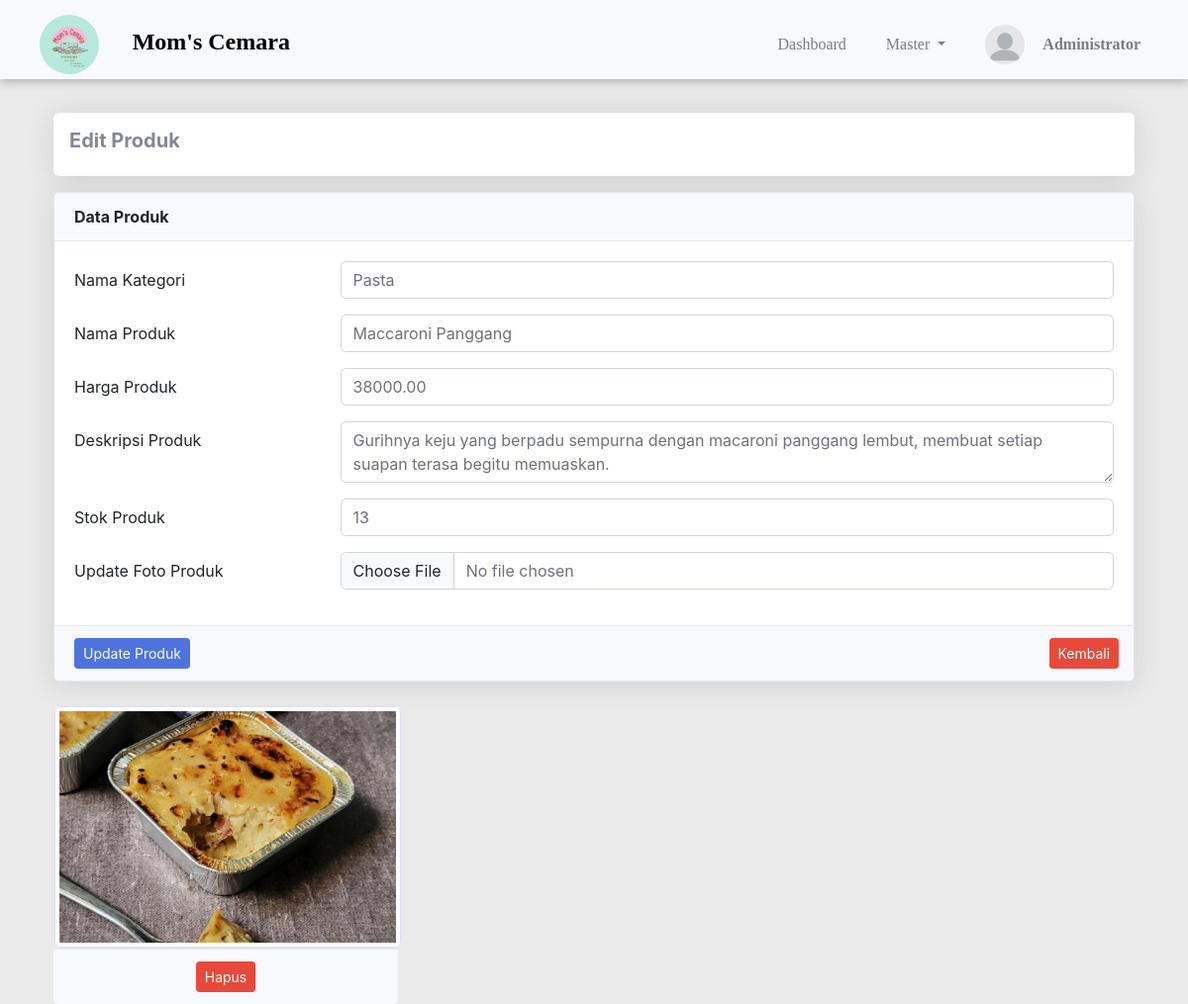
/admin/index.php?halaman=edit_produk&id=1 (signed in), run on the app's committed database.
### tables this page shows
CREATE TABLE `produk` (
  `id_produk` int(11) NOT NULL,
  `id_kategori` int(11) DEFAULT NULL,
  `nama_produk` varchar(255) NOT NULL,
  `deskripsi` text DEFAULT NULL,
  `harga` decimal(10,2) NOT NULL,
  `stok` int(11) NOT NULL,
  `gambar` varchar(255) DEFAULT NULL
);

CREATE TABLE `produk_foto` (
  `id_produk_foto` int(11) NOT NULL,
  `id_produk` int(11) NOT NULL,
  `nama_produk_foto` varchar(255) NOT NULL
);

### admin/edit/edit_produk.php (the view, shortened to what this page needs)
<?php
include '../koneksi/koneksi.php';
$id_produk = mysqli_real_escape_string($koneksi, $_GET['id']);
$ambil = $koneksi->query("SELECT * FROM produk JOIN kategori ON produk.id_kategori=kategori.id_kategori WHERE id_produk='$id_produk'");
$detailproduk = $ambil->fetch_assoc();
$categories = $koneksi->query("SELECT * FROM kategori");
$produk_foto = array();
$ambil_foto = $koneksi->query("SELECT * FROM produk_foto WHERE id_produk='$id_produk'");
while ($tiap_foto = $ambil_foto->fetch_assoc()) {
    $produk_foto[] = $tiap_foto;
}
?>
<main class="container mt-4">
    <div class="shadow p-3 mb-3 bg-white rounded">
        <h5><b>Edit Produk</b></h5>
    </div>
    <form method="post" enctype="multipart/form-data">
        <div class="card shadow bg-white">
            <div class="card-header">
                <strong>Data Produk</strong>
            </div>
            <div class="card-body">
                <div class="form-group row">
                    <label class="col-sm-3 col-form-label">Nama Kategori</label>
                    <div class="col-sm-9">
                        <select class="form-control" name="id_kategori">
                            <?php while ($category = $categories->fetch_assoc()): ?>
                                <option value="<?php echo $category['id_kategori']; ?>" <?php if ($category['id_kategori'] == $detailproduk['id_kategori']) echo "selected"; ?>>
                                    <?php echo $category['nama_kategori']; ?>
                                </option>
                            <?php endwhile; ?>
                        </select>
                    </div>
                </div>
                <div class="form-group row">
                    <label class="col-sm-3 col-form-label">Nama Produk</label>
                    <div class="col-sm-9">
                        <input class="form-control" name="nama_produk" value="<?php echo $detailproduk['nama_produk']; ?>">
                    </div>
                </div>
                <div class="form-group row">
                    <label class="col-sm-3 col-form-label">Harga Produk</label>
                    <div class="col-sm-9">
                        <input class="form-control" name="harga_produk" value="<?php echo $detailproduk['harga']; ?>">
                    </div>
                </div>
                <div class="form-group row">
                    <label class="col-sm-3 col-form-label">Deskripsi Produk</label>
                    <div class="col-sm-9">
                        <textarea class="form-control" name="deskripsi_produk"><?php echo $detailproduk['deskripsi']; ?></textarea>
                    </div>
                </div>
                <div class="form-group row">
                    <label class="col-sm-3 col-form-label">Stok Produk</label>
                    <div class="col-sm-9">
                        <input class="form-control" name="stok_produk" value="<?php echo $detailproduk['stok']; ?>">
                    </div>
                </div>
                <div class="form-group row">
                    <label class="col-sm-3 col-form-label">Update Foto Produk</label>
                    <div class="col-sm-9">
                        <input type="file" name="produk_foto_baru" class="form-control">
                    </div>
                </div>
            </div>
            <div class="card-footer">
                <div class="row">
                    <div class="col-md-11">
                        <button name="update" class="btn btn-sm btn-primary">Update Produk</button>
                    </div>
                    <div class="col-md-1 text-right">
                        <a href="index.php?halaman=produk" class="btn btn-sm btn-danger">Kembali</a>
                    </div>
                </div>
            </div>
        </div>
    </form>
    <div class="row mt-4">
        <?php foreach ($produk_foto as $key => $value): ?>
            <div class="col-4">
                <div class="card" style="width: 22rem;">
                    <img src="../assets/foto_produk/<?php echo $value['nama_produk_foto']; ?>" class="img-thumbnail">
                </div>
                <div class="card-footer text-center">
                    <a href="index.php?halaman=hapus_foto&id=<?php echo $value['id_produk_foto']; ?>" class="btn btn-sm btn-danger">Hapus</a>
                </div>
            </div>
        <?php endforeach; ?>
    </div>
</main>

### data on the page
produk: nama_produk "Maccaroni Panggang", harga_produk "38000.00", deskripsi_produk "Gurihnya keju yang berpadu sempurna dengan macaroni panggang lembut, membuat setiap suapan terasa begitu memuaskan.", stok_produk "13"
produk_foto: nama_produk_foto (picture)

### other printed values
form field id_kategori "Pasta"
